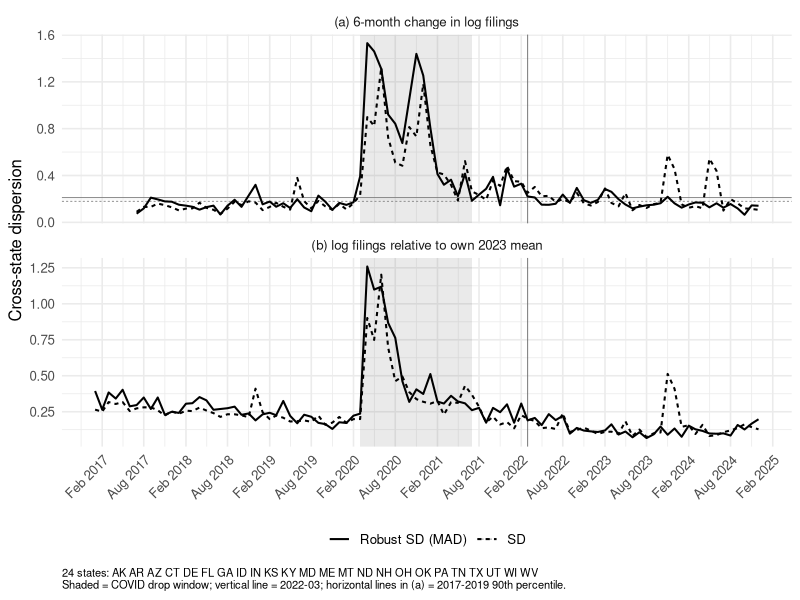
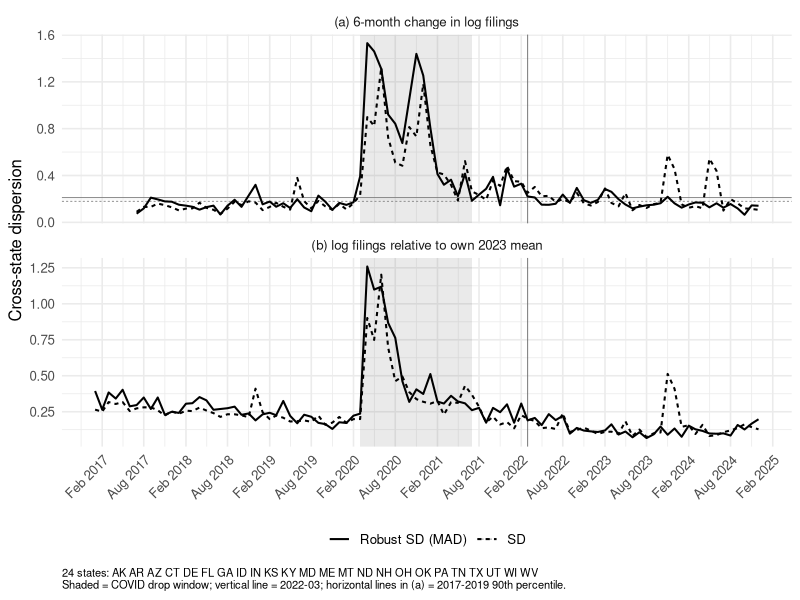

These charts were generated, in order, by the following R code:
# When does DIFFERENTIAL post-COVID recovery end?
#
# A flat combined series is not what DiD needs: a recovery common to all states
# is absorbed by time effects. What hurts is states recovering at different
# speeds. Two outcome-only measures, by month, across a fixed set of states
# (no treatment information is used anywhere):
#   (1) growth dispersion -- cross-state SD of the 6-month change in log filings
#       (6 = the headline LP-DiD base-period width). Needs no reference year, so
#       it is the primary measure; benchmark = its own 2017-2019 range.
#   (2) level dispersion  -- cross-state SD of log filings relative to each
#       state's own 2023 mean. Mechanically smallest in 2023, so read its path
#       INTO 2023, not its 2023 level.
# Each is reported as SD and as a robust SD (1.4826 * MAD).
#
# Run from project root:
#   Rscript analysis/diagnostics/cross_state_dispersion_recovery.R

library(tidyverse)
library(lubridate)

theme_set(theme_minimal(base_size = 12))

growth_lag   <- 6
win_start    <- as.Date("2017-01-01")
win_end      <- as.Date("2024-12-01")
bench_years  <- 2017:2019
max_missing  <- 3

panel <- read_csv("data/raw/state_month_panel_with_treatment.csv",
                  show_col_types = FALSE) |>
  mutate(month_date = as.Date(month_date)) |>
  filter(month_date >= win_start, month_date <= win_end, filings_count > 0)

# Fixed state set: constant basket, near-complete over 2019-2024 outside the
# spring-2020 shutdown, and all 12 months of the 2023 reference year.
core_months <- seq(as.Date("2019-01-01"), win_end, by = "month")
core_months <- core_months[!(core_months >= as.Date("2020-03-01") &
                             core_months <= as.Date("2020-08-01"))]
state_set <- panel |>
  group_by(state_abb) |>
  summarise(core_missing = length(core_months) - sum(month_date %in% core_months),
            months_2023 = sum(year(month_date) == 2023),
            basket_constant = n_distinct(n_counties[month_date %in% core_months]) == 1,
            .groups = "drop") |>
  mutate(kept = core_missing <= max_missing & months_2023 == 12 & basket_constant)
keep <- state_set |> filter(kept) |> pull(state_abb)

dev <- panel |>
  filter(state_abb %in% keep) |>
  select(state_abb, month_date, filings_count) |>
  complete(state_abb, month_date = seq(win_start, win_end, by = "month")) |>
  group_by(state_abb) |>
  arrange(month_date, .by_group = TRUE) |>
  mutate(log_f = log(filings_count),
         level_dev = log_f - log(mean(filings_count[year(month_date) == 2023])),
         growth = log_f - lag(log_f, growth_lag)) |>
  ungroup()

robust_sd <- function(x) 1.4826 * mad(x, na.rm = TRUE)

dispersion <- dev |>
  group_by(month_date) |>
  summarise(n_level = sum(!is.na(level_dev)), n_growth = sum(!is.na(growth)),
            level_sd = sd(level_dev, na.rm = TRUE), level_rsd = robust_sd(level_dev),
            growth_sd = sd(growth, na.rm = TRUE), growth_rsd = robust_sd(growth),
            .groups = "drop")

bench <- dispersion |>
  filter(year(month_date) %in% bench_years, !is.na(growth_sd)) |>
  summarise(across(c(growth_sd, growth_rsd),
                   list(mean = mean, p90 = \(x) quantile(x, 0.9), max = max)))

# First month from which the measure stays at or below its pre-COVID 90th
# percentile for 6 consecutive months.
settle_month <- function(x, dates, cap, run = 6, from = as.Date("2020-09-01")) {
  ok <- !is.na(x) & x <= cap & dates >= from
  r <- stats::filter(as.numeric(ok), rep(1, run), sides = 1)
  i <- which(r == run)[1]
  if (is.na(i)) as.Date(NA) else dates[i - run + 1]
}
settle <- tibble(
  measure = c("growth_sd", "growth_rsd"),
  pre_covid_p90 = c(bench$growth_sd_p90, bench$growth_rsd_p90),
  settles = c(settle_month(dispersion$growth_sd, dispersion$month_date, bench$growth_sd_p90),
              settle_month(dispersion$growth_rsd, dispersion$month_date, bench$growth_rsd_p90)))

out_dir <- "output/cross_state_dispersion"
dir.create(out_dir, showWarnings = FALSE, recursive = TRUE)
write_csv(dispersion, file.path(out_dir, "dispersion_by_month.csv"))
write_csv(state_set, file.path(out_dir, "state_set.csv"))
write_csv(settle, file.path(out_dir, "settle_months.csv"))

plot_df <- dispersion |>
  select(month_date, level_sd, level_rsd, growth_sd, growth_rsd) |>
  pivot_longer(-month_date) |>
  mutate(measure = if_else(str_starts(name, "growth"),
                           sprintf("(a) %d-month change in log filings", growth_lag),
                           "(b) log filings relative to own 2023 mean"),
         stat = if_else(str_ends(name, "rsd"), "Robust SD (MAD)", "SD"))

bench_lines <- tibble(
  measure = sprintf("(a) %d-month change in log filings", growth_lag),
  stat = c("SD", "Robust SD (MAD)"),
  y = c(bench$growth_sd_p90, bench$growth_rsd_p90))

p <- ggplot(plot_df, aes(month_date, value, linetype = stat)) +
  annotate("rect", xmin = as.Date("2020-03-01"), xmax = as.Date("2021-07-01"),
           ymin = -Inf, ymax = Inf, alpha = 0.12) +
  geom_vline(xintercept = as.Date("2022-03-01"), colour = "grey40", linewidth = 0.3) +
  geom_hline(data = bench_lines, aes(yintercept = y, linetype = stat),
             colour = "grey50", linewidth = 0.3) +
  geom_line(linewidth = 0.7) +
  facet_wrap(~measure, ncol = 1, scales = "free_y") +
  scale_x_date(date_breaks = "6 months", date_labels = "%b %Y") +
  labs(x = NULL, y = "Cross-state dispersion", linetype = NULL,
       caption = sprintf(paste0("%d states: %s\nShaded = COVID drop window; vertical line = 2022-03; ",
                                "horizontal lines in (a) = 2017-2019 90th percentile."),
                         length(keep), paste(sort(keep), collapse = " "))) +
  theme(legend.position = "bottom",
        plot.caption = element_text(hjust = 0, size = 8),
        axis.text.x = element_text(angle = 45, hjust = 1))

ggsave("figures/cross_state_dispersion_recovery.png", p, width = 9, height = 7.5, dpi = 200)
ggsave("figures/cross_state_dispersion_recovery.pdf", p, width = 9, height = 7.5)

cat(length(keep), "states:", paste(sort(keep), collapse = " "), "\n\nPre-COVID benchmark (2017-2019):\n")
print(bench)
cat("\nSettle months (<= pre-COVID p90 for 6 straight months):\n")
print(settle)
cat("\nHalf-year means:\n")
print(dispersion |>
        filter(month_date >= as.Date("2019-01-01")) |>
        mutate(half = sprintf("%d-H%d", year(month_date), if_else(month(month_date) <= 6, 1, 2))) |>
        group_by(half) |>
        summarise(across(c(growth_sd, growth_rsd, level_sd, level_rsd), \(x) round(mean(x, na.rm = TRUE), 3)),
                  n_states = round(mean(n_growth), 1)), n = Inf)
